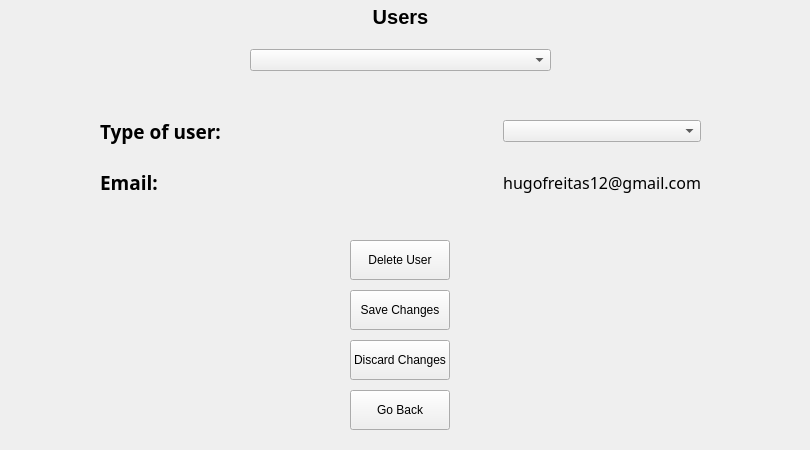
   <widget class="QWidget" name="usersPage">
    <widget class="QLabel" name="usersLabel">
     <property name="geometry">
      <rect>
       <x>1</x>
       <y>1</y>
       <width>799</width>
       <height>31</height>
      </rect>
     </property>
     <property name="sizePolicy">
      <sizepolicy hsizetype="Expanding" vsizetype="Fixed">
       <horstretch>0</horstretch>
       <verstretch>0</verstretch>
      </sizepolicy>
     </property>
     <property name="minimumSize">
      <size>
       <width>0</width>
       <height>20</height>
      </size>
     </property>
     <property name="font">
      <font>
       <pointsize>15</pointsize>
       <weight>75</weight>
       <bold>true</bold>
      </font>
     </property>
     <property name="text">
      <string>Users</string>
     </property>
     <property name="alignment">
      <set>Qt::AlignCenter</set>
     </property>
    </widget>
    <widget class="QWidget" name="horizontalLayoutWidget_3">
     <property name="geometry">
      <rect>
       <x>0</x>
       <y>40</y>
       <width>801</width>
       <height>41</height>
      </rect>
     </property>
     <layout class="QHBoxLayout" name="horizontalLayout_4">
      <item>
       <spacer name="horizontalSpacer_19">
        <property name="orientation">
         <enum>Qt::Horizontal</enum>
        </property>
        <property name="sizeType">
         <enum>QSizePolicy::Fixed</enum>
        </property>
        <property name="sizeHint" stdset="0">
         <size>
          <width>250</width>
          <height>20</height>
         </size>
        </property>
       </spacer>
      </item>
      <item>
       <widget class="QComboBox" name="usersComboBox">
        <property name="sizePolicy">
         <sizepolicy hsizetype="Expanding" vsizetype="Fixed">
          <horstretch>0</horstretch>
          <verstretch>0</verstretch>
         </sizepolicy>
        </property>
        <property name="cursor">
         <cursorShape>PointingHandCursor</cursorShape>
        </property>
        <property name="editable">
         <bool>false</bool>
        </property>
        <property name="currentText">
         <string/>
        </property>
        <property name="minimumContentsLength">
         <number>0</number>
        </property>
       </widget>
      </item>
      <item>
       <spacer name="horizontalSpacer_20">
        <property name="orientation">
         <enum>Qt::Horizontal</enum>
        </property>
        <property name="sizeType">
         <enum>QSizePolicy::Fixed</enum>
        </property>
        <property name="sizeHint" stdset="0">
         <size>
          <width>250</width>
          <height>20</height>
         </size>
        </property>
       </spacer>
      </item>
     </layout>
    </widget>
    <widget class="QWidget" name="gridLayoutWidget_5">
     <property name="geometry">
      <rect>
       <x>0</x>
       <y>100</y>
       <width>801</width>
       <height>116</height>
      </rect>
     </property>
     <layout class="QGridLayout" name="gridLayout_7">
      <item row="1" column="1">
       <widget class="QLabel" name="userTypeLabel">
        <property name="sizePolicy">
         <sizepolicy hsizetype="Expanding" vsizetype="Fixed">
          <horstretch>0</horstretch>
          <verstretch>0</verstretch>
         </sizepolicy>
        </property>
        <property name="font">
         <font>
          <family>NewsGotTLig</family>
          <pointsize>14</pointsize>
          <weight>75</weight>
          <bold>true</bold>
         </font>
        </property>
        <property name="text">
         <string>Type of user:</string>
        </property>
       </widget>
      </item>
      <item row="1" column="3">
       <spacer name="horizontalSpacer_9">
        <property name="orientation">
         <enum>Qt::Horizontal</enum>
        </property>
        <property name="sizeType">
         <enum>QSizePolicy::Fixed</enum>
        </property>
        <property name="sizeHint" stdset="0">
         <size>
          <width>100</width>
          <height>20</height>
         </size>
        </property>
       </spacer>
      </item>
      <item row="1" column="2">
       <widget class="QComboBox" name="userTypeComboBox">
        <property name="sizePolicy">
         <sizepolicy hsizetype="Minimum" vsizetype="Fixed">
          <horstretch>0</horstretch>
          <verstretch>0</verstretch>
         </sizepolicy>
        </property>
        <property name="cursor">
         <cursorShape>PointingHandCursor</cursorShape>
        </property>
        <property name="editable">
         <bool>false</bool>
        </property>
        <property name="currentText">
         <string/>
        </property>
        <property name="minimumContentsLength">
         <number>0</number>
        </property>
       </widget>
      </item>
      <item row="2" column="1">
       <widget class="QLabel" name="emailLabel">
        <property name="sizePolicy">
         <sizepolicy hsizetype="Expanding" vsizetype="Fixed">
          <horstretch>0</horstretch>
          <verstretch>0</verstretch>
         </sizepolicy>
        </property>
        <property name="font">
         <font>
          <family>NewsGotTLig</family>
          <pointsize>14</pointsize>
          <weight>75</weight>
          <bold>true</bold>
         </font>
        </property>
        <property name="text">
         <string>Email:</string>
        </property>
       </widget>
      </item>
      <item row="1" column="0">
       <spacer name="horizontalSpacer_10">
        <property name="orientation">
         <enum>Qt::Horizontal</enum>
        </property>
        <property name="sizeType">
         <enum>QSizePolicy::Fixed</enum>
        </property>
        <property name="sizeHint" stdset="0">
         <size>
          <width>100</width>
          <height>20</height>
         </size>
        </property>
       </spacer>
      </item>
      <item row="2" column="2">
       <widget class="QLabel" name="emailLabel_2">
        <property name="sizePolicy">
         <sizepolicy hsizetype="Minimum" vsizetype="Fixed">
          <horstretch>0</horstretch>
          <verstretch>0</verstretch>
         </sizepolicy>
        </property>
        <property name="font">
         <font>
          <family>NewsGotTMed</family>
          <pointsize>12</pointsize>
          <weight>50</weight>
          <bold>false</bold>
         </font>
        </property>
        <property name="text">
         <string>hugofreitas12@gmail.com</string>
        </property>
        <property name="alignment">
         <set>Qt::AlignRight|Qt::AlignTrailing|Qt::AlignVCenter</set>
        </property>
       </widget>
      </item>
     </layout>
    </widget>
    <widget class="QWidget" name="gridLayoutWidget_6">
     <property name="geometry">
      <rect>
       <x>0</x>
       <y>230</y>
       <width>801</width>
       <height>211</height>
      </rect>
     </property>
     <layout class="QGridLayout" name="gridLayout_8">
      <property name="verticalSpacing">
       <number>0</number>
      </property>
      <item row="3" column="1">
       <widget class="QPushButton" name="goBackBtn_2">
        <property name="sizePolicy">
         <sizepolicy hsizetype="Minimum" vsizetype="Fixed">
          <horstretch>0</horstretch>
          <verstretch>0</verstretch>
         </sizepolicy>
        </property>
        <property name="minimumSize">
         <size>
          <width>80</width>
          <height>40</height>
         </size>
        </property>
        <property name="cursor">
         <cursorShape>PointingHandCursor</cursorShape>
        </property>
        <property name="layoutDirection">
         <enum>Qt::LeftToRight</enum>
        </property>
        <property name="text">
         <string>Go Back</string>
        </property>
       </widget>
      </item>
      <item row="1" column="1">
       <widget class="QPushButton" name="saveChangesBtn">
        <property name="sizePolicy">
         <sizepolicy hsizetype="Minimum" vsizetype="Fixed">
          <horstretch>0</horstretch>
          <verstretch>0</verstretch>
         </sizepolicy>
        </property>
        <property name="minimumSize">
         <size>
          <width>80</width>
          <height>40</height>
         </size>
        </property>
        <property name="cursor">
         <cursorShape>PointingHandCursor</cursorShape>
        </property>
        <property name="layoutDirection">
         <enum>Qt::LeftToRight</enum>
        </property>
        <property name="text">
         <string>Save Changes</string>
        </property>
       </widget>
      </item>
      <item row="0" column="2">
       <spacer name="horizontalSpacer_22">
        <property name="orientation">
         <enum>Qt::Horizontal</enum>
        </property>
        <property name="sizeType">
         <enum>QSizePolicy::Fixed</enum>
        </property>
        <property name="sizeHint" stdset="0">
         <size>
          <width>250</width>
          <height>20</height>
         </size>
        </property>
       </spacer>
      </item>
      <item row="0" column="0">
       <spacer name="horizontalSpacer_21">
        <property name="orientation">
         <enum>Qt::Horizontal</enum>
        </property>
        <property name="sizeType">
         <enum>QSizePolicy::Fixed</enum>
        </property>
        <property name="sizeHint" stdset="0">
         <size>
          <width>250</width>
          <height>20</height>
         </size>
        </property>
       </spacer>
      </item>
      <item row="0" column="1">
       <widget class="QPushButton" name="deleteUserBtn">
        <property name="sizePolicy">
         <sizepolicy hsizetype="Minimum" vsizetype="Fixed">
          <horstretch>0</horstretch>
          <verstretch>0</verstretch>
         </sizepolicy>
        </property>
        <property name="minimumSize">
         <size>
          <width>80</width>
          <height>40</height>
         </size>
        </property>
        <property name="cursor">
         <cursorShape>PointingHandCursor</cursorShape>
        </property>
        <property name="layoutDirection">
         <enum>Qt::LeftToRight</enum>
        </property>
        <property name="text">
         <string>Delete User</string>
        </property>
       </widget>
      </item>
      <item row="2" column="1">
       <widget class="QPushButton" name="discardChangesBtn">
        <property name="sizePolicy">
         <sizepolicy hsizetype="Fixed" vsizetype="Fixed">
          <horstretch>0</horstretch>
          <verstretch>0</verstretch>
         </sizepolicy>
        </property>
        <property name="minimumSize">
         <size>
          <width>80</width>
          <height>40</height>
         </size>
        </property>
        <property name="cursor">
         <cursorShape>PointingHandCursor</cursorShape>
        </property>
        <property name="layoutDirection">
         <enum>Qt::LeftToRight</enum>
        </property>
        <property name="text">
         <string>Discard Changes</string>
        </property>
       </widget>
      </item>
     </layout>
    </widget>
   </widget>
